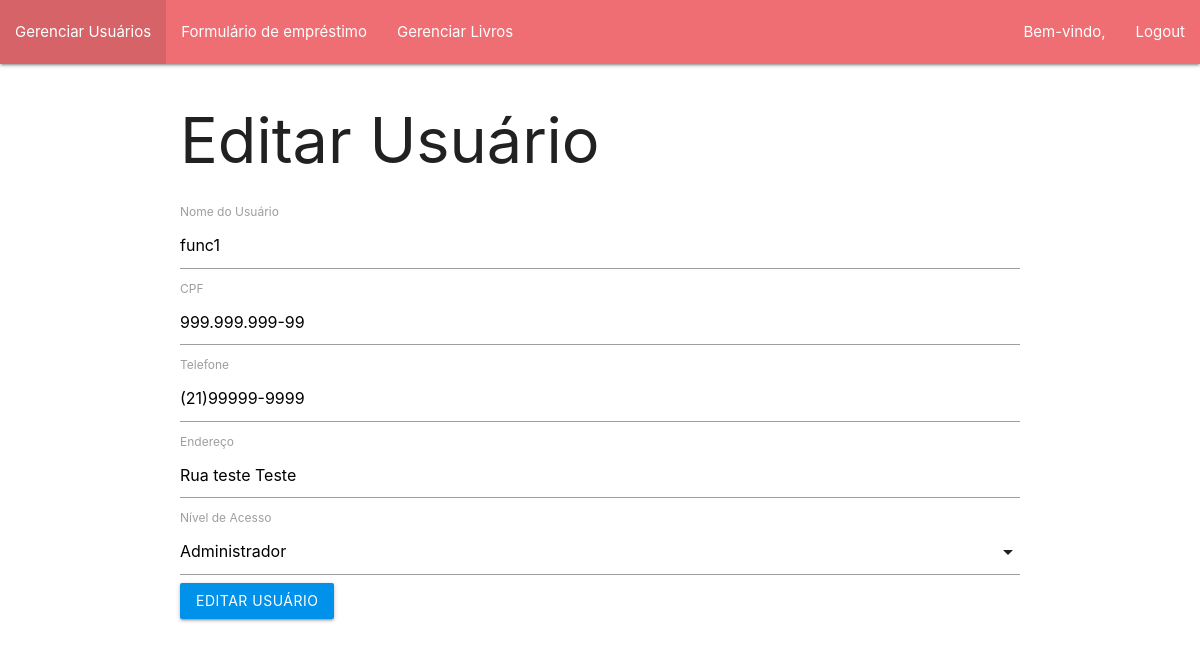
The app's page /admin/user_edit.php?id=1, older data.
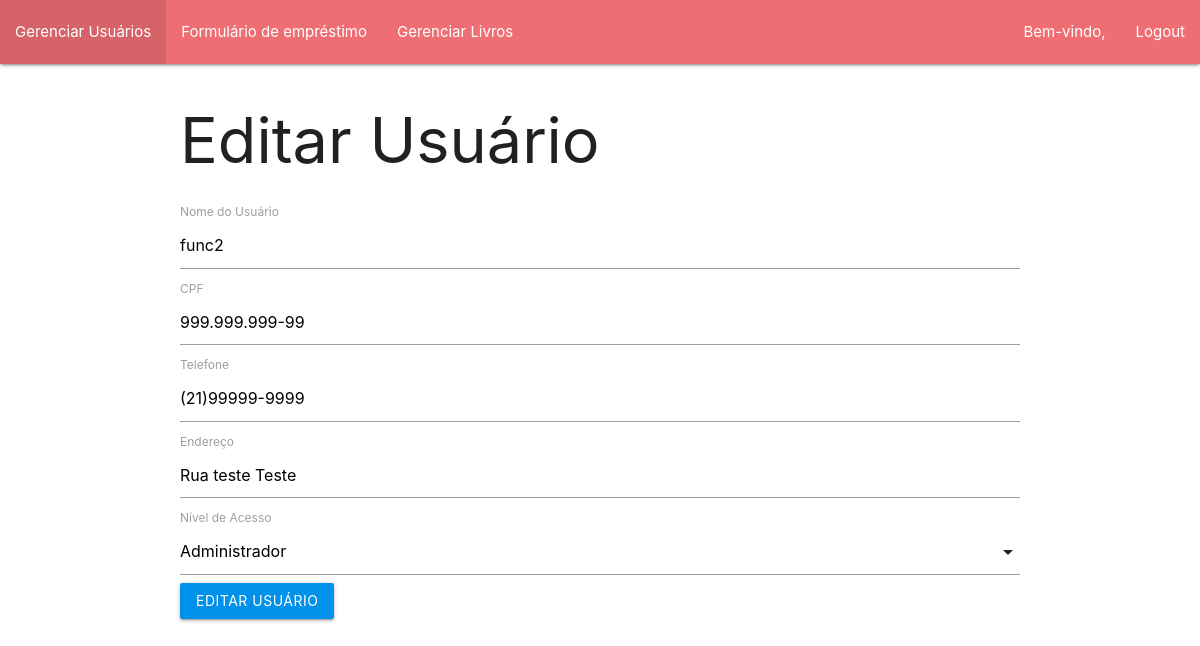
The same page, newer data.
### tables this page shows
CREATE TABLE IF NOT EXISTS `usuario` (
  `id_usuario` int(11) NOT NULL AUTO_INCREMENT,
  `nome_usuario` varchar(255) NOT NULL,
  `cpf` varchar(255) NOT NULL,
  `telefone` varchar(255) NOT NULL,
  `endereco` varchar(255) NOT NULL,
  `nivel_acesso` int(11) NOT NULL,
  `senha` varchar(255) NOT NULL,
  PRIMARY KEY (`id_usuario`)
);

### admin/classes.php (called while the page is built, shortened)
<?php
    class User
    {
        public static function ReadUser($mysqliObject, $search=null, $equals=null)
        {
            $query = "SELECT * FROM usuario";
            if($search != null)
            {
                $query .= " WHERE $search LIKE CONCAT('%', ?, '%')";
                $stmt = $mysqliObject->prepare($query);
                $stmt->bind_param("s", $equals);
                $stmt->execute();
                $result = $stmt->get_result();
                $rows = $result->fetch_all(MYSQLI_NUM);
            }
            else
            {
                $stmt = $mysqliObject->prepare($query);
                $stmt->execute();
                $result = $stmt->get_result();
                $rows = $result->fetch_all(MYSQLI_NUM);
            }
            return $rows;
        }
    }
?>

### admin/user_edit.php (the view, shortened to what this page needs)
<!DOCTYPE html>
<html lang="en">
<head>
    <link type="text/css" rel="stylesheet" href="../materialize/css/materialize.min.css"  media="screen,projection"/>
</head>
<body>
    <?php include 'navbar.php' ?>
    <div class="container">
        <h1>Editar Usuário</h1>
        <?php
            $id = $_GET['id'];
            include 'classes.php';
            include 'connect.php';
            $rows = User::ReadUser($mysqli, 'id_usuario', $id);
        ?>
        <form method="post">
            <div>
                <label for="nome">Nome do Usuário</label>
                <input id="nome" name="nome" type="text" value='<?php echo $rows[0][1] ?>' >
            </div>
            <div>
                <label for="cpf">CPF</label>
                <input id="cpf" name="cpf" type="text" value='<?php echo $rows[0][2] ?>'>
            </div>
            <div>
                <label for="telefone">Telefone</label>
                <input id="telefone" name="telefone" type="text" value='<?php echo $rows[0][3] ?>'>
            </div>
            <div>
                <label for="endereco">Endereço</label>
                <input id="endereco" name="endereco" type="text" value='<?php echo $rows[0][4] ?>'>
            </div>
            <div>
            <label for="nivelAcesso">Nível de Acesso</label>
            </div>
            <div>
            <button class="btn light-blue accent-4" type="submit" name="submit">Editar Usuário</button>
            </div>
        </form>
    </div>
</body>
</html>

Row changes from the older to the newer data that the page shows:
changed usuario "Rua teste Teste": nome "func1" → "func2"
